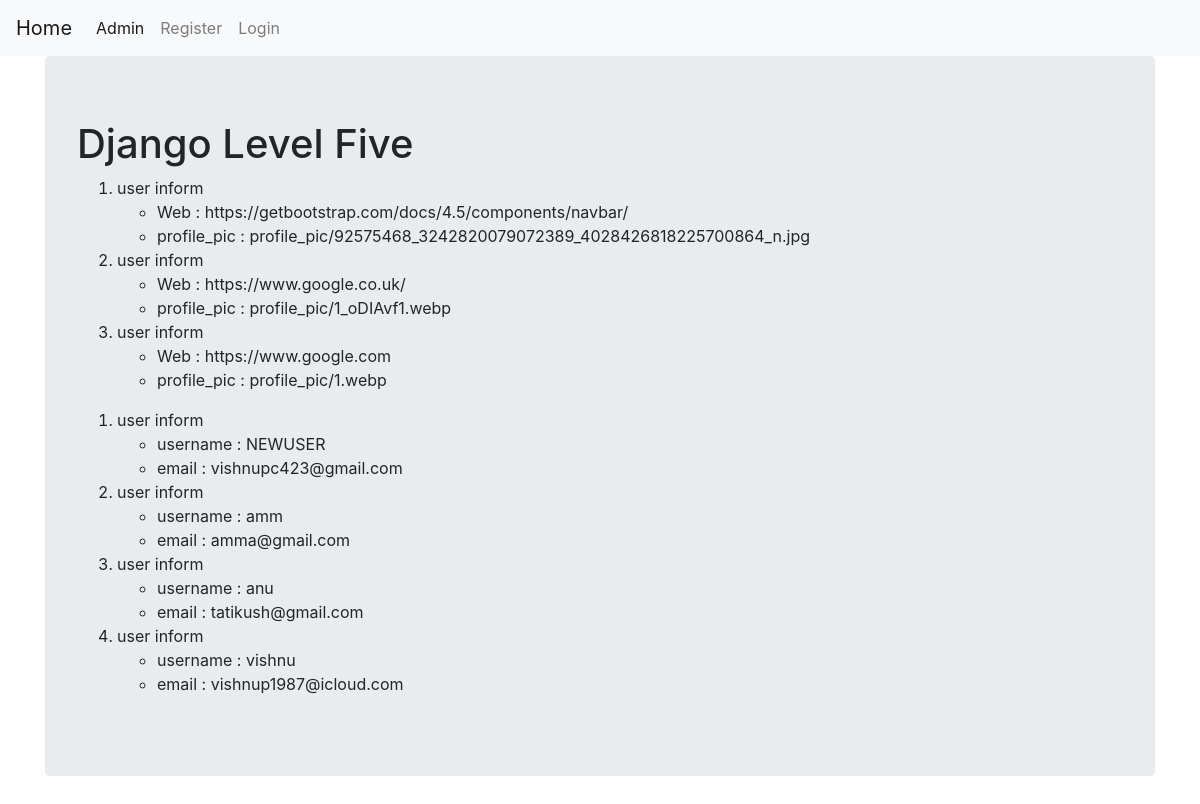
The page / on the database its author committed.
### basic_app/models.py (models this page shows, shortened)
class UserprofileInfo(models.Model):
	user = models.OneToOneField(User,on_delete=models.CASCADE)
	protfolio_site = models.URLField(blank=True)
	profile_pic = models.ImageField(upload_to='profile_pic', blank=True)

### basic_app/views.py (the view)
# urls.py: path('',views.index,name='index'),
def index(request):
	pfn = UserprofileInfo.objects.order_by('protfolio_site')
	user_d = User.objects.order_by('username')
	return render(request, 'basic_app/index.html', {'view': pfn, 'us': user_d})

### templates/basic_app/index.html
{% extends "basic_app/base.html" %}
{% block body_block %}
<div class="jumbotron">
<h1>Django Level Five</h1>
{% if view %}
    <ol>
      {% for persons in view %}
      <li>user inform</li>
      <ul>
        <li>Web : {{persons.protfolio_site}}</li>
        <li>profile_pic : {{persons.profile_pic}}</li>
      </ul>
      {% endfor %}
    </ol>
    {% endif %}
{% if us %}
    <ol>
      {% for persons in us %}
      <li>user inform</li>
      <ul>
        <li>username : {{persons.username}}</li>
        <li>email : {{persons.email}}</li>
      </ul>
      {% endfor %}
    </ol>
    {% endif %}
</div>
{% endblock %}

### templates/basic_app/base.html (shortened to what this page needs)
<!DOCTYPE html>
<html lang="en">
<head>
	<link rel="stylesheet" href="https://stackpath.bootstrapcdn.com/bootstrap/4.5.0/css/bootstrap.min.css">
</head>
<body>
<nav class="navbar navbar-expand-lg navbar-light bg-light">
  <a class="navbar-brand" href= "{% url 'index' %}">Home</a>
  <div class="collapse navbar-collapse" id="navbarNavAltMarkup">
    <div class="navbar-nav">
      <a class="nav-item nav-link active" href="{% url 'admin:index' %}">Admin </a>
      <a class="nav-item nav-link" href="{% url 'basic_app:register' %}">Register</a>
      {% if user.is_authenticated %}
       <a class="nav-item nav-link" href="{% url 'logout' %}">Logout</a>
      {% else %}
       <a class="nav-item nav-link" href="{% url 'basic_app:user_login' %}">Login</a>
      {% endif %}
    </div>
  </div>
</nav>
<div class="container">
{% block body_block%}
{% endblock %}
</div>
</body>
</html>

### rows shown on the page
UserprofileInfo: protfolio_site "https://getbootstrap.com/docs/4.5/components/navbar/", profile_pic "profile_pic/92575468_3242820079072389_4028426818225700864_n.jpg"
UserprofileInfo: protfolio_site "https://www.google.co.uk/", profile_pic "profile_pic/1_oDIAvf1.webp"
UserprofileInfo: protfolio_site "https://www.google.com", profile_pic "profile_pic/1.webp"

### other values the page prints
{{ persons.username }} "NEWUSER"
{{ persons.email }} "vishnupc423@gmail.com"
{{ persons.username }} "amm"
{{ persons.email }} "amma@gmail.com"
{{ persons.username }} "anu"
{{ persons.email }} "tatikush@gmail.com"
{{ persons.username }} "vishnu"
{{ persons.email }} "vishnup1987@icloud.com"
